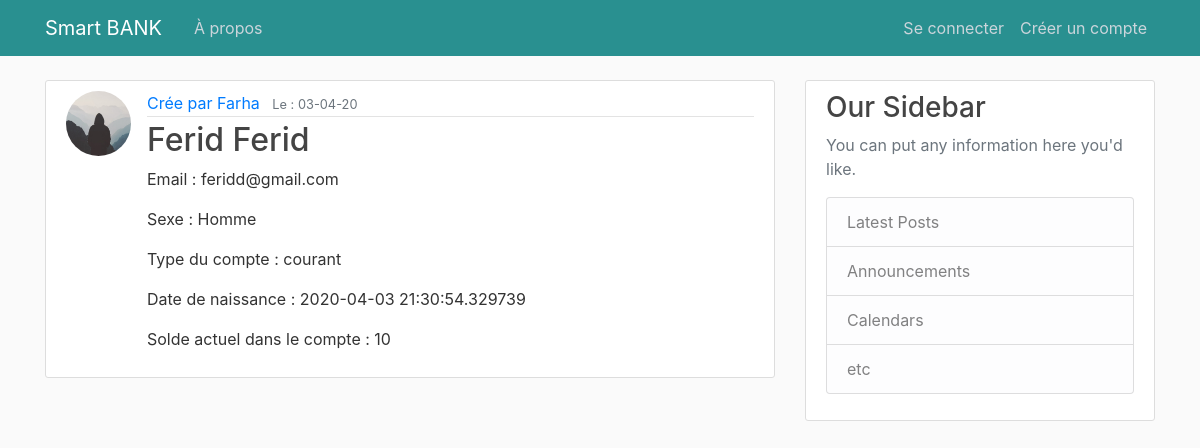
Screenshot of /compte/13 with the database file from the repository.
### projet/models.py (models this page shows, shortened)
class Compte(db.Model):
    id = db.Column(db.Integer, primary_key=True)
    nom = db.Column(db.String(20), unique=True, nullable=False)
    prenom = db.Column(db.String(20), unique=True, nullable=False)
    email = db.Column(db.String(120), unique=True, nullable=False)
    sexe = db.Column(db.String(20), nullable=False)
    image_file = db.Column(db.String(20), nullable=False, default='default.jpg')
    password = db.Column(db.String(60), nullable=False)
    date_naissance = db.Column(db.String, nullable=False, default=datetime.utcnow)
    date_posted = db.Column(db.DateTime, nullable=False, default=datetime.utcnow)
    solde = db.Column(db.Integer, nullable=False, default=0)
    type_compte = db.Column(db.String(20), nullable=False, default='courant')
    user_id = db.Column(db.Integer, db.ForeignKey('user.id'), nullable=False)

class User(db.Model, UserMixin):
    id = db.Column(db.Integer, primary_key=True)
    username = db.Column(db.String(20), unique=True, nullable=False)
    email = db.Column(db.String(120), unique=True, nullable=False)
    image_file = db.Column(db.String(20), nullable=False, default='default.jpg')
    password = db.Column(db.String(60), nullable=False)
    comptes = db.relationship('Compte', backref='createur', lazy=True)

### projet/routes.py (the view)
@app.route("/compte/<int:compte_id>")
def compte(compte_id):
    compte = Compte.query.get_or_404(compte_id)
    return render_template('compte.html', title=compte.prenom, compte=compte)

### projet/templates/compte.html (shortened to what this page needs)
{% extends "layout.html" %}
{% block content %}
  <article class="media content-section">
    <img class="rounded-circle article-img" src="{{ url_for('static', filename='profile_pics/' + compte.image_file) }}">
    <div class="media-body">
      <div class="article-metadata">
        <a class="mr-2" href="#">Crée par {{ compte.createur.username }}</a>
        <small class="text-muted">Le : {{ compte.date_posted.strftime('%d-%m-%y') }}</small>
      </div>
      <h2 class="article-title">{{ compte.nom }}  {{ compte.prenom }}</h2>
      <p class="article-content">Email : {{ compte.email }}</p>
      <p class="article-content">Sexe : {{ compte.sexe }}</p>
      <p class="article-content">Type du compte : {{ compte.type_compte }}</p>
      <p class="article-content">Date de naissance : {{ compte.date_naissance }}</p>
      <p class="article-content">Solde actuel dans le compte : {{ compte.solde }}</p>
    </div>
  </article>
{% endblock content %}

### projet/static/main.css (style rules this page uses)
body { background: #fafafa; color: #333333; margin-top: 5rem; }
h1, h2, h3, h4, h5, h6 { color: #444444; }
.content-section { background: #ffffff; padding: 10px 20px; border: 1px solid #dddddd; border-radius: 3px; margin-bottom: 20px; }
.article-title { color: #444444; }
.article-content { white-space: pre-line; }
.article-img { height: 65px; width: 65px; margin-right: 16px; }
.article-metadata { padding-bottom: 1px; margin-bottom: 4px; border-bottom: 1px solid #e3e3e3 }

### rows the page displays
Compte: image_file (placeholder picture), date_posted "03-04-20", nom "Ferid", prenom "Ferid", email "feridd@gmail.com", sexe "Homme", type_compte "courant", date_naissance "2020-04-03 21:30:54.329739", solde "10"
User: createur.username "Farha"
